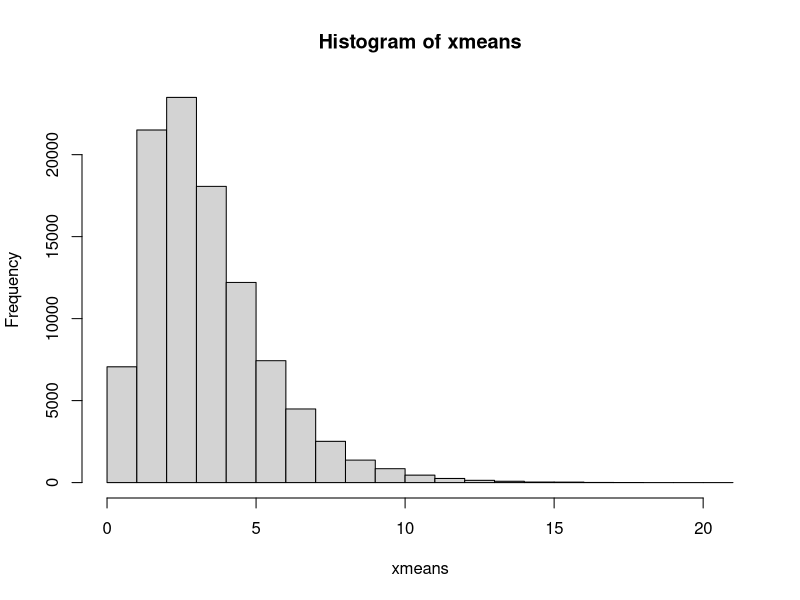

Reproduce this figure in R.
## ---- chunk 1
n <- 100000
xA <- rexp(n, 1/2)
xB <- rexp(n, 1/3)
xC <- rexp(n, 1/5)
x <- cbind(xA,xB,xC)
xmeans <- apply(x,1,mean)
## ---- chunk 2
mean(xmeans)
## ---- chunk 3
sd(xmeans)
## ---- chunk 4
mean(xmeans <= 1)
## ---- chunk 5
median(xmeans)
## ---- chunk 6
quantile(xmeans, 0.1)
## ---- chunk 7
hist(xmeans)
